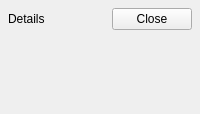
<?xml version="1.0" encoding="utf-8"?>
<ui version="4.0">
 <class>scriptsDetailsDrawer</class>
 <widget class="QFrame" name="scriptsDetailsDrawer">
  <property name="role" stdset="0">
   <string>sectionCard</string>
  </property>
  <layout class="QVBoxLayout" name="drawerLayout">
   <property name="leftMargin">
    <number>8</number>
   </property>
   <property name="topMargin">
    <number>8</number>
   </property>
   <property name="rightMargin">
    <number>8</number>
   </property>
   <property name="bottomMargin">
    <number>8</number>
   </property>
   <property name="spacing">
    <number>8</number>
   </property>
   <property name="sizeConstraint">
    <enum>QLayout::SetMinimumSize</enum>
   </property>
   <item>
    <widget class="QWidget" name="drawerHeader">
     <layout class="QHBoxLayout" name="drawerHeaderLayout">
      <property name="leftMargin">
       <number>0</number>
      </property>
      <property name="topMargin">
       <number>0</number>
      </property>
      <property name="rightMargin">
       <number>0</number>
      </property>
      <property name="bottomMargin">
       <number>0</number>
      </property>
      <property name="spacing">
       <number>6</number>
      </property>
      <property name="sizeConstraint">
       <enum>QLayout::SetMinimumSize</enum>
      </property>
      <item>
       <widget class="QLabel" name="drawerTitle">
        <property name="text">
         <string>Details</string>
        </property>
        <property name="role" stdset="0">
         <string>scriptsCardTitle</string>
        </property>
        <property name="wordWrap">
         <bool>true</bool>
        </property>
        <property name="sizePolicy">
         <sizepolicy hsizetype="Preferred" vsizetype="Minimum">
          <horstretch>0</horstretch>
          <verstretch>0</verstretch>
         </sizepolicy>
        </property>
       </widget>
      </item>
      <item>
       <widget class="QPushButton" name="closeDetailsButton">
        <property name="text">
         <string>Close</string>
        </property>
        <property name="enabled">
         <bool>true</bool>
        </property>
        <property name="accessibleName">
         <string>Close</string>
        </property>
        <property name="sizePolicy">
         <sizepolicy hsizetype="Maximum" vsizetype="Fixed">
          <horstretch>0</horstretch>
          <verstretch>0</verstretch>
         </sizepolicy>
        </property>
       </widget>
      </item>
     </layout>
     <property name="role" stdset="0">
      <string>sectionContents</string>
     </property>
    </widget>
   </item>
   <item>
    <widget class="QScrollArea" name="drawerScroll">
     <property name="widgetResizable">
      <bool>true</bool>
     </property>
     <property name="frameShape">
      <enum>QFrame::NoFrame</enum>
     </property>
     <property name="horizontalScrollBarPolicy">
      <enum>Qt::ScrollBarAlwaysOff</enum>
     </property>
     <widget class="QWidget" name="drawerScrollContents">
      <layout class="QVBoxLayout" name="drawerScrollLayout">
       <property name="leftMargin">
        <number>4</number>
       </property>
       <property name="topMargin">
        <number>4</number>
       </property>
       <property name="rightMargin">
        <number>4</number>
       </property>
       <property name="bottomMargin">
        <number>4</number>
       </property>
       <property name="spacing">
        <number>8</number>
       </property>
       <property name="sizeConstraint">
        <enum>QLayout::SetMinimumSize</enum>
       </property>
       <item>
        <widget class="QWidget" name="drawerInspectorHost">
         <layout class="QVBoxLayout" name="drawerInspectorHostLayout">
          <property name="leftMargin">
           <number>0</number>
          </property>
          <property name="topMargin">
           <number>0</number>
          </property>
          <property name="rightMargin">
           <number>0</number>
          </property>
          <property name="bottomMargin">
           <number>0</number>
          </property>
          <property name="spacing">
           <number>8</number>
          </property>
          <property name="sizeConstraint">
           <enum>QLayout::SetMinimumSize</enum>
          </property>
         </layout>
         <property name="role" stdset="0">
          <string>sectionContents</string>
         </property>
        </widget>
       </item>
      </layout>
      <property name="role" stdset="0">
       <string>sectionContents</string>
      </property>
     </widget>
    </widget>
   </item>
  </layout>
 </widget>
 <resources />
 <connections />
</ui>
